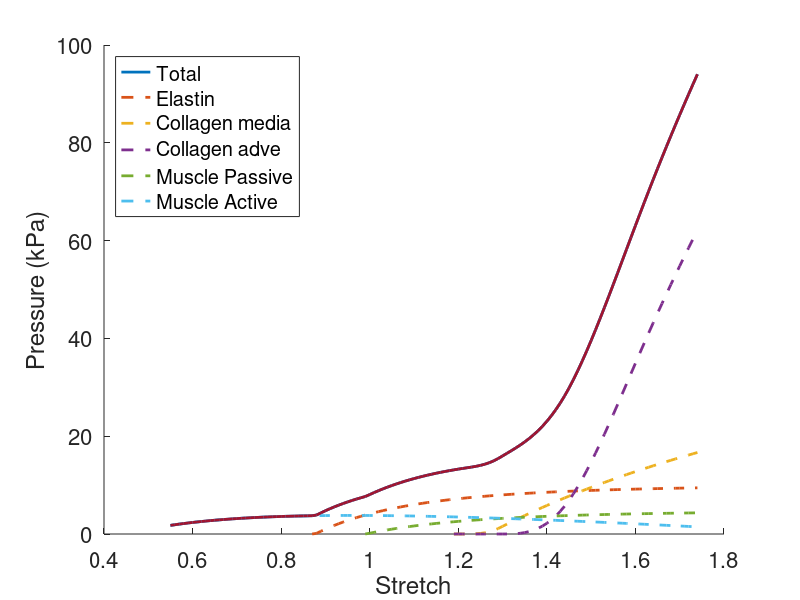
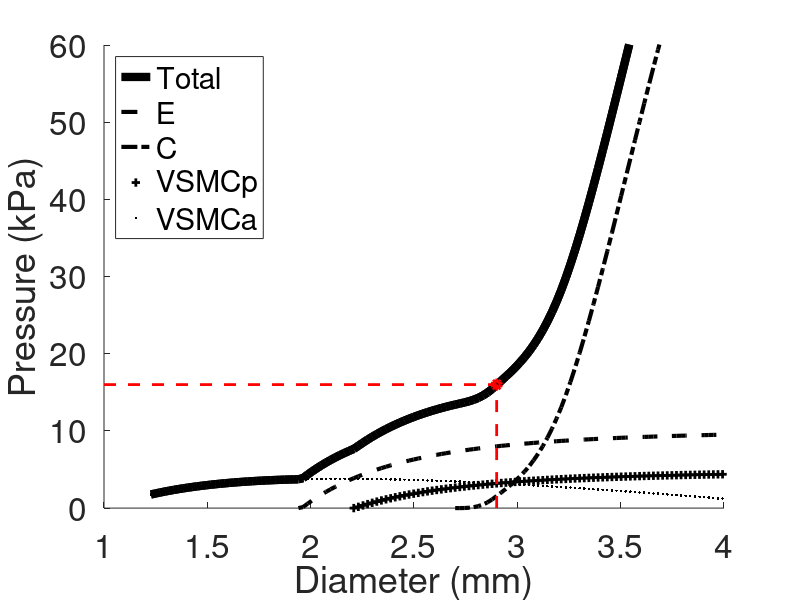

Source code (MATLAB) for these figures, in order:
% --------------- WORKSPACE CLEANUP -------------

clear
clc
close all

% ---------------- Notational notes -----------------------

% Variablke prefixes
%	c - constant
%	v - variable
%	sv - storage variable

% ----------------------------------------  Parameters --------------------------------------------------------- #

c_diam_tzero_mm = 2.9;                                               % physiological diameter at t=0 in mm;
																	 % middle cerebral artery

c_radius_tzero         = c_diam_tzero_mm * 10^(-3) / (2 * 1.3);      % unloaded radius at=0 in m
c_thickness_tzero    = c_radius_tzero/5;                             % thickness at t=0
c_pressure_sys       = 16000;                                        % systolic blood pressure in Pa

    % --------------------------------- Initial Stretch Considerations ----------------------------------------------- #
    
    c_lambda_z      	= 1.3;	% in vivo axial stretch
    c_lambda_elastin    = 1.3;  % homeostatic circumferential stretch and elastin stretch
    
    c_collagen_ratio_ad_me = 8; % mass ratio of adventitial to medial collagen
        
        % Collagen distribution in media
        
        c_att_min_me = 1.00001; % attachment (homeostatic) stretches
        c_att_mod_me =  1.01;   % minimum, mode, maximum
        c_att_max_me = 1.07;
        
        c_rec_max_me = c_lambda_elastin / c_att_min_me; % respective recruitment stretches
        c_rec_min_me = c_lambda_elastin / c_att_max_me;
        c_rec_mod_me = c_lambda_elastin / c_att_mod_me;
        
        v_a_me = c_rec_min_me; % abbreviations
        v_c_me = c_rec_mod_me;
        v_b_me = c_rec_max_me;
        
        % Collagen distribution in adventitia
        
        c_att_min_ad = 0.8;
        c_att_mod_ad =  0.9;
        c_att_max_ad = 0.99999;
        
        c_rec_max_ad = c_lambda_elastin / c_att_min_ad;
        c_rec_min_ad = c_lambda_elastin / c_att_max_ad;
        c_rec_mod_ad = c_lambda_elastin / c_att_mod_ad;
        
        v_a_ad = c_rec_min_ad;
        v_c_ad = c_rec_mod_ad;
        v_b_ad = c_rec_max_ad;
        
        % Print values for collagen distribution
        
        fprintf('Medial collagen\n');
        fprintf('rec_min = %d,\nrec_mod = %d,\nrec_max = %d,\n\n', c_rec_min_me,c_rec_mod_me,c_rec_max_me)
        fprintf('Adventitial collagen\n');
        fprintf('rec_min = %d,\nrec_mod = %d,\nrec_max = %d,\n\n', c_rec_min_ad,c_rec_mod_ad,c_rec_max_ad)
        
    
	% Muscle stretches: homeostatic stretch + mean and min for active response
    
    c_lambda_muscle  = 1.15; % VSMC attachment stretch
    c_rec_muscle     = c_lambda_elastin / c_lambda_muscle; 
    
    c_musc_mean = 1.1;
    c_musc_min = 0.4;
    c_vasodil_conc = 0.68;   % Concentration of vasodilators to vasoconstrictors at homeostasis
                             % see Humphrey's vasospasm paper (part II)

    c_ge_muscle         = (c_lambda_muscle^2 - 1.0) / 2.0;      % from stretch to green strain
  
    
        % ----------------------------------------- Material Parameters -------------------------------------------------- #
        
        % Assign load bearing proportions to each constituent
        % then solve force-balance equation for k_(.)
        % using systolic blood pressure for P
        % and attachment stretches for lambda's
        %
        % for example for muscle passive
        % c_load_borne_muscle_p * P = 
        % (H/R) * ( 1 / (lambda * lambda_z) ) * sigma_M^pass (lambda_M)
        % k_M is inside sigma_M
    
    c_load_borne_elastin   = 0.50;
    c_load_borne_muscle_p  = 0.20;
    c_load_borne_muscle_a  = 0.20;
    c_load_borne_collagen  = 1 - c_load_borne_elastin - c_load_borne_muscle_p - c_load_borne_muscle_a;
    
    c_common_factor = ( c_pressure_sys * c_radius_tzero * c_lambda_elastin^2 * c_lambda_z ) / c_thickness_tzero;

    c_k_elastin  = ( c_load_borne_elastin * c_common_factor ) / ...
                     ( c_lambda_elastin^2 * ( 1 - (1 / ( c_lambda_z^2 * c_lambda_elastin^4)) ) );

    c_k_collagen = ( c_load_borne_collagen * c_common_factor ) / ...
                     ( ( 2 * c_lambda_elastin / ( (v_b_me-v_a_me)*(v_c_me-v_a_me) ) ) * ( (v_a_me+c_lambda_elastin)*log(c_lambda_elastin/v_a_me) + 2*(v_a_me-c_lambda_elastin) ) ) ;

    c_k_muscle_p = (c_load_borne_muscle_p * c_common_factor ) / ...
                     ( c_lambda_muscle^2 * ( 1 - (1/  ( c_lambda_z^2 * c_lambda_muscle^4) ) )   );
                            
    c_k_muscle_a = (c_load_borne_muscle_a * c_common_factor ) / ...
         ( c_vasodil_conc * ( c_lambda_muscle * ( 1 - ...
        ( (c_musc_mean - c_lambda_muscle)/(c_musc_mean - c_musc_min) )^2 ) )  );
    
    % ------------------------------------------- Printing Values ------------------------------------------------ #
        
    printf('K_E = %d,\nK_C = %d,\nK_M_p = %d,\nk_M_a = %d\n\n', c_k_elastin, c_k_collagen, c_k_muscle_p, c_k_muscle_a);
         
         
   %% ------------- HEALTHY ARTERY -------------------------
   
    % ------------------------STRESS FUNCTIONS LOOP -----
         
         n=235;
         
         % Storage arrays
         
         sv_stretch_var = zeros(1,n);
         sv_stress_var_elastin = zeros(1,n);
         sv_stress_var_collagen = zeros(1,n);
         sv_stress_var_muscle_a = zeros(1,n);
         sv_stress_var_muscle_p = zeros(1,n);
         sv_stress_var_muscle_t = zeros(1,n);
         sv_stress_var_total = zeros(1,n);
         sv_pressure_var = zeros(1,n);
         sv_pressure_var_elastin = zeros(1,n);
         sv_pressure_var_collagen = zeros(1,n);
         sv_pressure_var_muscle = zeros(1,n);
         sv_pressure_var_muscle_a = zeros(1,n);
         sv_pressure_var_muscle_p = zeros(1,n);
         sv_pressure_var_collagen_me = zeros(1,n);
         sv_pressure_var_collagen_ad = zeros(1,n);
         
		 % Loop
         for i=1:n
             
             % Initialize stretch
             
             sv_stretch_var(i) = 0.55 + (i-1)*0.01;
             
             % Define stress functions
             
            v_lambda_collagen   = @(x) x / c_rec_collagen;
            v_lambda_muscle     = @(x) x / c_rec_muscle;
            v_m = @(x) (x / c_rec_muscle);

            v_ge_collagen       = @(x) (v_lambda_collagen(x)^2 - 1.0) / 2.0;
            v_ge_muscle         = @(x) (v_lambda_muscle(x)^2 - 1.0) / 2.0;
            v_ge                = @(x) ( x^2 - 1 ) / 2;

            v_sigma_elastin     = @(x) x^2 * c_k_elastin * ( 1 - (1 /  ( c_lambda_z^2 * x^4 ) ) );
            v_sigma_muscle_p    = @(x) v_lambda_muscle(x)^2 * c_k_muscle_p * ...
                ( 1 - (1 / (c_lambda_z^2 * v_lambda_muscle(x)^4)) );
            v_sigma_muscle_a    = @(x)   c_vasodil_conc * c_k_muscle_a * ...
                v_m(x)  * ( 1 - ( (c_musc_mean - v_m(x)) / (c_musc_mean - c_musc_min) )^2 );
            v_sigma_muscle_t    = @(x) v_sigma_muscle_a(x) + v_sigma_muscle_p(x) ;
            
            % Collagen Cauchy stresses in media
            
            v_gamma_me                 = c_k_collagen / ( (v_b_me - v_a_me) * (v_c_me - v_a_me)  );
            v_delta_me                     = c_k_collagen / ( (v_b_me - v_a_me) * (v_b_me - v_c_me) );
            
            v_sigma_collagen_me_0      = @(x) x * 0;
            v_sigma_collagen_me_ac     = @(x) x * v_gamma_me * 2 * ( (x + v_a_me) * log(x/v_a_me) + 2*(v_a_me - x) ) ;
            v_sigma_collagen_me_cb     = @(x) x * v_gamma_me * 2 * ( (x + v_a_me)*log(v_c_me/v_a_me) + v_a_me - v_c_me + ( (v_a_me - v_c_me) / v_c_me ) * x) ...
                - x * v_delta_me * 2 * ( (x + v_b_me)*log(x/v_c_me) + v_b_me + v_c_me - ( (v_b_me + v_c_me) / v_c_me ) * x );
            v_sigma_collagen_me_b      = @(x) x * v_gamma_me * 2 * ( (x + v_a_me)*log(v_c_me/v_a_me) + v_a_me - v_c_me + ( (v_a_me - v_c_me) / v_c_me ) * x) ...
                - x * v_delta_me * 2 * ( (x + v_b_me)*log(v_b_me/v_c_me) - v_b_me + v_c_me - ( (v_b_me - v_c_me) / v_c_me ) * x );
            
            v_sigma_collagen_me        =@(x) v_sigma_collagen_me_0(x).*(x<v_a_me)...
                + v_sigma_collagen_me_ac(x).*( x>=v_a_me & x<v_c_me)...
                + v_sigma_collagen_me_cb(x).*(x>=v_c_me & x<=v_b_me)...
                + v_sigma_collagen_me_b(x).*(x>v_b_me);

            % Collagen Cauchy stresses in adventitia
            
            v_gamma_ad                 =  c_collagen_ratio_ad_me * c_k_collagen / ( (v_b_ad - v_a_ad) * (v_c_ad - v_a_ad)  );
            v_delta_ad                 =  c_collagen_ratio_ad_me * c_k_collagen / ( (v_b_ad - v_a_ad) * (v_b_ad - v_c_ad) );
            
            v_sigma_collagen_ad_0      = @(x) x * 0;
            v_sigma_collagen_ad_ac     = @(x) x * v_gamma_ad * 2 * ( (x + v_a_ad) * log(x/v_a_ad) + 2*(v_a_ad - x) ) ;
            v_sigma_collagen_ad_cb     = @(x) x * v_gamma_ad * 2 * ( (x + v_a_ad)*log(v_c_ad/v_a_ad) + v_a_ad - v_c_ad + ( (v_a_ad - v_c_ad) / v_c_ad ) * x) ...
                - x * v_delta_ad * 2 * ( (x + v_b_ad)*log(x/v_c_ad) + v_b_ad + v_c_ad - ( (v_b_ad + v_c_ad) / v_c_ad ) * x );
            v_sigma_collagen_ad_b      = @(x) x * v_gamma_ad * 2 * ( (x + v_a_ad)*log(v_c_ad/v_a_ad) + v_a_ad - v_c_ad + ( (v_a_ad - v_c_ad) / v_c_ad ) * x) ...
                - x * v_delta_ad * 2 * ( (x + v_b_ad)*log(v_b_ad/v_c_ad) - v_b_ad + v_c_ad - ( (v_b_ad - v_c_ad) / v_c_ad ) * x );
            
            v_sigma_collagen_ad        = @(x) v_sigma_collagen_ad_0(x).*(x<v_a_ad)...
                + v_sigma_collagen_ad_ac(x).*( x>=v_a_ad & x<v_c_ad)...
                + v_sigma_collagen_ad_cb(x).*(x>=v_c_ad & x<=v_b_ad)...
                + v_sigma_collagen_ad_b(x).*(x>v_b_ad);

            v_sigma_collagen            = @(x) v_sigma_collagen_me(x) + v_sigma_collagen_ad(x);
                
            
            v_pres_prefactor    = @(x) c_thickness_tzero / ( c_radius_tzero * c_lambda_z * x^2 );
       
            v_pressure_ECM = @(x) v_pres_prefactor(x) * ( v_sigma_elastin(x) + v_sigma_collagen(x) + v_sigma_muscle_t(x) );
            v_pressure_EC = @(x) v_pres_prefactor(x) * ( v_sigma_elastin(x) + v_sigma_collagen(x) );
            v_pressure_EM = @(x) v_pres_prefactor(x) * ( v_sigma_elastin(x) + v_sigma_muscle_t(x) );
            v_pressure_E = @(x) v_pres_prefactor(x) * ( v_sigma_elastin(x) );
                      
            v_pressure_elastin      = @(x) v_pres_prefactor(x) * v_sigma_elastin(x);
            v_pressure_collagen     = @(x) v_pres_prefactor(x) * v_sigma_collagen(x);
            v_pressure_muscle       = @(x) v_pres_prefactor(x) * v_sigma_muscle_t(x);
            v_pressure_muscle_a     = @(x) v_pres_prefactor(x) * v_sigma_muscle_a(x);
            v_pressure_muscle_p     = @(x) v_pres_prefactor(x) * v_sigma_muscle_p(x);
            v_pressure_collagen_me  = @(x) v_pres_prefactor(x) * v_sigma_collagen_me(x);
            v_pressure_collagen_ad  = @(x) v_pres_prefactor(x) * v_sigma_collagen_ad(x);
            
             
            % Store results
            
            sv_stress_var_elastin(i) = v_sigma_elastin(sv_stretch_var(i)); 
            sv_stress_var_collagen(i) = v_sigma_collagen(sv_stretch_var(i));  
            sv_stress_var_muscle_a(i) = v_sigma_muscle_a(sv_stretch_var(i));  
            sv_stress_var_muscle_p(i) = v_sigma_muscle_p(sv_stretch_var(i)); 
            sv_stress_var_muscle_t(i) = v_sigma_muscle_t(sv_stretch_var(i)); 
            sv_stress_var_total(i) = sv_stress_var_elastin(i) + sv_stress_var_collagen(i) + sv_stress_var_muscle_t(i);
                
            sv_pressure_var_elastin(i) = v_pressure_elastin(sv_stretch_var(i));    
            
           
            sv_pressure_var_elastin(i)      = max( v_pressure_elastin(sv_stretch_var(i)) , 0 );   
            sv_pressure_var_collagen(i)     = v_pressure_collagen(sv_stretch_var(i)); %max( v_pressure_collagen(sv_stretch_var(i)) , 0 );    
            sv_pressure_var_collagen_me(i)  =v_pressure_collagen_me(sv_stretch_var(i));
            sv_pressure_var_collagen_ad(i)  =v_pressure_collagen_ad(sv_stretch_var(i));
            sv_pressure_var_muscle_p(i)     = max( v_pressure_muscle_p(sv_stretch_var(i)) , 0 ); 
            sv_pressure_var_muscle_a(i)     = max( v_pressure_muscle_a(sv_stretch_var(i)) , 0 ); 
            sv_pressure_var_muscle(i)       = sv_pressure_var_muscle_a(i) + sv_pressure_var_muscle_p(i); ...
            sv_pressure_var(i)    = sv_pressure_var_elastin(i) + sv_pressure_var_collagen_me(i) +...
                 sv_pressure_var_collagen_ad(i) + sv_pressure_var_muscle(i);
                     
            
         end
         
         
             %% -------------- PLOTS PRESSURE VS STRETCH
    
            n_zoom = 120;
    
    figure

    hold on
    plot(sv_stretch_var(1:n_zoom),sv_pressure_var(1:n_zoom)./(10^3),'LineWidth',2)
    plot(sv_stretch_var(33:n_zoom),sv_pressure_var_elastin(33:n_zoom)./(10^3), '--','LineWidth',2)
%   plot(sv_stretch_var(65:n_zoom),sv_pressure_var_collagen(65:n_zoom)./(10^3), '--','LineWidth',2)
	plot(sv_stretch_var(65:n_zoom),sv_pressure_var_collagen_me(65:n_zoom)./(10^3), '--','LineWidth',2)
	plot(sv_stretch_var(65:n_zoom),sv_pressure_var_collagen_ad(65:n_zoom)./(10^3), '--','LineWidth',2)
    plot(sv_stretch_var(45:n_zoom),sv_pressure_var_muscle_p(45:n_zoom)./(10^3),'--', 'LineWidth',2)
    plot(sv_stretch_var(1:n_zoom),sv_pressure_var_muscle_a(1:n_zoom)./(10^3), '--', 'LineWidth',2)
    plot(sv_stretch_var(1:n_zoom),sv_pressure_var(1:n_zoom)./(10^3),'LineWidth',2)
    hold off
    legend('Total','Elastin','Collagen media', 'Collagen adve','Muscle Passive', 'Muscle Active','Location','northwest')
    
    xlabel('Stretch')
    ylabel('Pressure (kPa)')
    set(gca, 'fontsize', 16)
    

    
   
        %% ---------  PRESSURE VS DIAMETER - CONSTITUENTS
    
    
            n_zoom = 125;
        
        sv_diam_var = 2 * c_radius_tzero * 10^3 * sv_stretch_var;
        
        sv_pressure_var_smc = sv_pressure_var_muscle_a + sv_pressure_var_muscle_p;
        sv_pressure_var_coll = sv_pressure_var_collagen_me + sv_pressure_var_collagen_ad;
        sv_pressure_var2 = sv_pressure_var_elastin + sv_pressure_var_coll + sv_pressure_var_smc;
        
    figure

    hold on
    plot(sv_diam_var(1:n_zoom),sv_pressure_var2(1:n_zoom)./(10^3),'k','LineWidth',6)
    plot(sv_diam_var(33:n_zoom),sv_pressure_var_elastin(33:n_zoom)./(10^3), 'k--','LineWidth',3)
    plot(sv_diam_var(67:n_zoom),sv_pressure_var_coll(67:n_zoom)./(10^3), 'k-.','LineWidth',3)
    plot(sv_diam_var(45:n_zoom),sv_pressure_var_muscle_p(45:n_zoom)./(10^3),'k+', 'LineWidth',2)
    plot(sv_diam_var(1:n_zoom),sv_pressure_var_muscle_a(1:n_zoom)./(10^3), 'k.', 'LineWidth',2)
    plot(sv_diam_var(1:n_zoom),sv_pressure_var2(1:n_zoom)./(10^3),'k','LineWidth',6)
    line([2.9 2.9],[0 16],'color','red','LineStyle','--','LineWidth',2)
    line([1 2.9],[16 16],'color','red','LineStyle','--','LineWidth',2)
    plot(2.9, 16, 'ro', 'LineWidth',3)
    hold off
    legend('Total','E','C','VSMCp', 'VSMCa', 'Location','northwest')
    
    xlabel('Diameter (mm)')
    ylabel('Pressure (kPa)')
    set(gca, 'fontsize', 24)
    ylim([0 60])